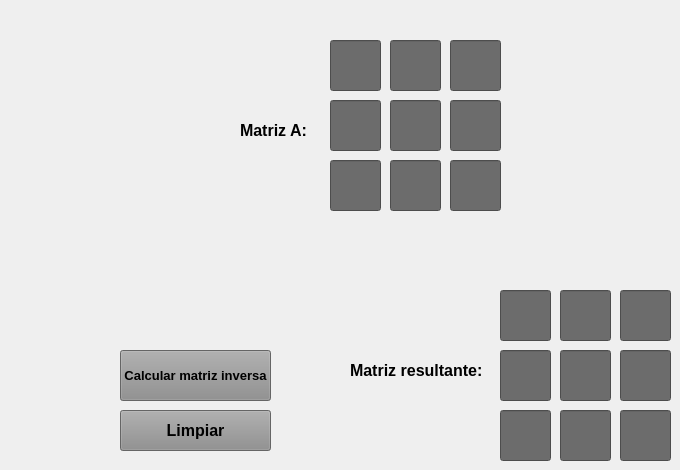
      <widget class="QWidget" name="tab_6">
       <attribute name="title">
        <string>Matriz inversa</string>
       </attribute>
       <widget class="QLineEdit" name="RI22">
        <property name="geometry">
         <rect>
          <x>620</x>
          <y>410</y>
          <width>51</width>
          <height>51</height>
         </rect>
        </property>
        <property name="font">
         <font>
          <pointsize>9</pointsize>
          <bold>false</bold>
         </font>
        </property>
        <property name="styleSheet">
         <string notr="true">background-color: rgb(108, 108, 108);</string>
        </property>
        <property name="readOnly">
         <bool>true</bool>
        </property>
       </widget>
       <widget class="QLineEdit" name="RI01">
        <property name="geometry">
         <rect>
          <x>560</x>
          <y>290</y>
          <width>51</width>
          <height>51</height>
         </rect>
        </property>
        <property name="font">
         <font>
          <pointsize>9</pointsize>
          <bold>false</bold>
         </font>
        </property>
        <property name="styleSheet">
         <string notr="true">background-color: rgb(108, 108, 108);</string>
        </property>
        <property name="readOnly">
         <bool>true</bool>
        </property>
       </widget>
       <widget class="QLineEdit" name="RI00">
        <property name="geometry">
         <rect>
          <x>500</x>
          <y>290</y>
          <width>51</width>
          <height>51</height>
         </rect>
        </property>
        <property name="font">
         <font>
          <pointsize>9</pointsize>
          <bold>false</bold>
         </font>
        </property>
        <property name="styleSheet">
         <string notr="true">background-color: rgb(108, 108, 108);</string>
        </property>
        <property name="readOnly">
         <bool>true</bool>
        </property>
       </widget>
       <widget class="QLineEdit" name="RI20">
        <property name="geometry">
         <rect>
          <x>500</x>
          <y>410</y>
          <width>51</width>
          <height>51</height>
         </rect>
        </property>
        <property name="font">
         <font>
          <pointsize>9</pointsize>
          <bold>false</bold>
         </font>
        </property>
        <property name="styleSheet">
         <string notr="true">background-color: rgb(108, 108, 108);</string>
        </property>
        <property name="readOnly">
         <bool>true</bool>
        </property>
       </widget>
       <widget class="QLineEdit" name="RI11">
        <property name="geometry">
         <rect>
          <x>560</x>
          <y>350</y>
          <width>51</width>
          <height>51</height>
         </rect>
        </property>
        <property name="font">
         <font>
          <pointsize>9</pointsize>
          <bold>false</bold>
         </font>
        </property>
        <property name="styleSheet">
         <string notr="true">background-color: rgb(108, 108, 108);</string>
        </property>
        <property name="readOnly">
         <bool>true</bool>
        </property>
       </widget>
       <widget class="QLineEdit" name="RI21">
        <property name="geometry">
         <rect>
          <x>560</x>
          <y>410</y>
          <width>51</width>
          <height>51</height>
         </rect>
        </property>
        <property name="font">
         <font>
          <pointsize>9</pointsize>
          <bold>false</bold>
         </font>
        </property>
        <property name="styleSheet">
         <string notr="true">background-color: rgb(108, 108, 108);</string>
        </property>
        <property name="readOnly">
         <bool>true</bool>
        </property>
       </widget>
       <widget class="QLineEdit" name="RI10">
        <property name="geometry">
         <rect>
          <x>500</x>
          <y>350</y>
          <width>51</width>
          <height>51</height>
         </rect>
        </property>
        <property name="font">
         <font>
          <pointsize>9</pointsize>
          <bold>false</bold>
         </font>
        </property>
        <property name="styleSheet">
         <string notr="true">background-color: rgb(108, 108, 108);</string>
        </property>
        <property name="readOnly">
         <bool>true</bool>
        </property>
       </widget>
       <widget class="QLabel" name="label_7">
        <property name="geometry">
         <rect>
          <x>350</x>
          <y>360</y>
          <width>131</width>
          <height>21</height>
         </rect>
        </property>
        <property name="font">
         <font>
          <pointsize>12</pointsize>
          <bold>true</bold>
         </font>
        </property>
        <property name="text">
         <string>Matriz resultante:</string>
        </property>
       </widget>
       <widget class="QLineEdit" name="RI12">
        <property name="geometry">
         <rect>
          <x>620</x>
          <y>350</y>
          <width>51</width>
          <height>51</height>
         </rect>
        </property>
        <property name="font">
         <font>
          <pointsize>9</pointsize>
          <bold>false</bold>
         </font>
        </property>
        <property name="styleSheet">
         <string notr="true">background-color: rgb(108, 108, 108);</string>
        </property>
        <property name="readOnly">
         <bool>true</bool>
        </property>
       </widget>
       <widget class="QLineEdit" name="RI02">
        <property name="geometry">
         <rect>
          <x>620</x>
          <y>290</y>
          <width>51</width>
          <height>51</height>
         </rect>
        </property>
        <property name="font">
         <font>
          <pointsize>9</pointsize>
          <bold>false</bold>
         </font>
        </property>
        <property name="styleSheet">
         <string notr="true">background-color: rgb(108, 108, 108);</string>
        </property>
        <property name="readOnly">
         <bool>true</bool>
        </property>
       </widget>
       <widget class="QPushButton" name="btnMatrizInversa">
        <property name="geometry">
         <rect>
          <x>120</x>
          <y>350</y>
          <width>151</width>
          <height>51</height>
         </rect>
        </property>
        <property name="font">
         <font>
          <pointsize>10</pointsize>
          <bold>true</bold>
         </font>
        </property>
        <property name="styleSheet">
         <string notr="true">background-color: rgb(141, 141, 141);</string>
        </property>
        <property name="text">
         <string>Calcular matriz inversa</string>
        </property>
       </widget>
       <widget class="QLineEdit" name="AO02">
        <property name="geometry">
         <rect>
          <x>450</x>
          <y>40</y>
          <width>51</width>
          <height>51</height>
         </rect>
        </property>
        <property name="font">
         <font>
          <pointsize>9</pointsize>
          <bold>false</bold>
         </font>
        </property>
        <property name="styleSheet">
         <string notr="true">background-color: rgb(108, 108, 108);</string>
        </property>
       </widget>
       <widget class="QLineEdit" name="AO20">
        <property name="geometry">
         <rect>
          <x>330</x>
          <y>160</y>
          <width>51</width>
          <height>51</height>
         </rect>
        </property>
        <property name="font">
         <font>
          <pointsize>9</pointsize>
          <bold>false</bold>
         </font>
        </property>
        <property name="styleSheet">
         <string notr="true">background-color: rgb(108, 108, 108);</string>
        </property>
       </widget>
       <widget class="QLineEdit" name="AO11">
        <property name="geometry">
         <rect>
          <x>390</x>
          <y>100</y>
          <width>51</width>
          <height>51</height>
         </rect>
        </property>
        <property name="font">
         <font>
          <pointsize>9</pointsize>
          <bold>false</bold>
         </font>
        </property>
        <property name="styleSheet">
         <string notr="true">background-color: rgb(108, 108, 108);</string>
        </property>
       </widget>
       <widget class="QLineEdit" name="AO21">
        <property name="geometry">
         <rect>
          <x>390</x>
          <y>160</y>
          <width>51</width>
          <height>51</height>
         </rect>
        </property>
        <property name="font">
         <font>
          <pointsize>9</pointsize>
          <bold>false</bold>
         </font>
        </property>
        <property name="styleSheet">
         <string notr="true">background-color: rgb(108, 108, 108);</string>
        </property>
       </widget>
       <widget class="QLineEdit" name="AO12">
        <property name="geometry">
         <rect>
          <x>450</x>
          <y>100</y>
          <width>51</width>
          <height>51</height>
         </rect>
        </property>
        <property name="font">
         <font>
          <pointsize>9</pointsize>
          <bold>false</bold>
         </font>
        </property>
        <property name="styleSheet">
         <string notr="true">background-color: rgb(108, 108, 108);</string>
        </property>
       </widget>
       <widget class="QLineEdit" name="AO01">
        <property name="geometry">
         <rect>
          <x>390</x>
          <y>40</y>
          <width>51</width>
          <height>51</height>
         </rect>
        </property>
        <property name="font">
         <font>
          <pointsize>9</pointsize>
          <bold>false</bold>
         </font>
        </property>
        <property name="styleSheet">
         <string notr="true">background-color: rgb(108, 108, 108);</string>
        </property>
       </widget>
       <widget class="QLineEdit" name="AO22">
        <property name="geometry">
         <rect>
          <x>450</x>
          <y>160</y>
          <width>51</width>
          <height>51</height>
         </rect>
        </property>
        <property name="font">
         <font>
          <pointsize>9</pointsize>
          <bold>false</bold>
         </font>
        </property>
        <property name="styleSheet">
         <string notr="true">background-color: rgb(108, 108, 108);</string>
        </property>
       </widget>
       <widget class="QLineEdit" name="AO10">
        <property name="geometry">
         <rect>
          <x>330</x>
          <y>100</y>
          <width>51</width>
          <height>51</height>
         </rect>
        </property>
        <property name="font">
         <font>
          <pointsize>9</pointsize>
          <bold>false</bold>
         </font>
        </property>
        <property name="styleSheet">
         <string notr="true">background-color: rgb(108, 108, 108);</string>
        </property>
       </widget>
       <widget class="QLineEdit" name="AO00">
        <property name="geometry">
         <rect>
          <x>330</x>
          <y>40</y>
          <width>51</width>
          <height>51</height>
         </rect>
        </property>
        <property name="font">
         <font>
          <pointsize>9</pointsize>
          <bold>false</bold>
         </font>
        </property>
        <property name="styleSheet">
         <string notr="true">background-color: rgb(108, 108, 108);</string>
        </property>
       </widget>
       <widget class="QLabel" name="label_6">
        <property name="geometry">
         <rect>
          <x>240</x>
          <y>120</y>
          <width>71</width>
          <height>21</height>
         </rect>
        </property>
        <property name="font">
         <font>
          <pointsize>12</pointsize>
          <bold>true</bold>
         </font>
        </property>
        <property name="text">
         <string>Matriz A:</string>
        </property>
       </widget>
       <widget class="QPushButton" name="btnLimpiarOM">
        <property name="geometry">
         <rect>
          <x>120</x>
          <y>410</y>
          <width>151</width>
          <height>41</height>
         </rect>
        </property>
        <property name="font">
         <font>
          <pointsize>12</pointsize>
          <bold>true</bold>
         </font>
        </property>
        <property name="styleSheet">
         <string notr="true">background-color: rgb(141, 141, 141);</string>
        </property>
        <property name="text">
         <string>Limpiar</string>
        </property>
       </widget>
      </widget>
